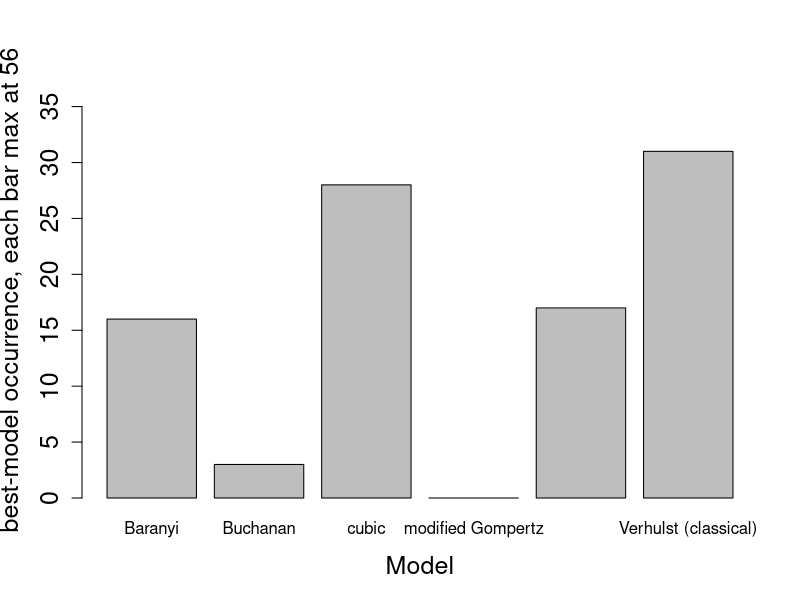

This chart was generated by the following R code:
#!/bin/env Rscript

# Author: ph-u
# Script: Log_2.R
# Desc: Is one or more model(s) stand out from the rest?
# Input: ```Rscript Log_2.R```
# Output: 1. useful numbers for report (.txt); 2. barplot (.pdf)
# Arguments: 0
# Date: Nov 2019

## settings:
## a = raw data (data subset in slave scripts)
## a.~ = data.frames decending from raw data
## f.~ = functions
## v.~ = variables
## i~ = temporary variables

## library

cat("Statistical analysis on 'best' model collection\n")
## input
a<-read.table("../data/Log_t1_data.txt", stringsAsFactors = F, header = F)
a<-a[which(!is.na(a[,3])),1:2]
a[,3]<-substr(tolower(a[,1]),1,2)
for(i in 1:dim(a)[1]){if(a[i,3]=="mo"){a[i,3]<-"go"}};rm(i) ## synchronize model abbreviation
# a<-read.table("../data/Log_t1_para.txt", stringsAsFactors = F, header = T)
ref<-data.frame("num"=c("ve","go","ba","bu","qu","cu"),"nam"=c("Verhulst (classical)","modified Gompertz","Baranyi","Buchanan","quadratic","cubic"),stringsAsFactors = F)

a.md<-as.data.frame(table(a[,3]))
# a.md<-a[which(a[,2]=="Model"),-1] ## extract "best model" data
# a.md<-as.data.frame(table(a.md))[,-1] ## count "best model" occurrences for each model

ref[,3]<-0 ## pre-allocate for plotting
for(i in 1:dim(ref)[1]){ ## run through ref table
  if(isTRUE(any(a.md[,1]==ref[i,1]))){ ## fill the table if match token
    ref[i,3]<-a.md[which(ref[i,1]==a.md[,1]),2]
  }
};rm(i)
kt<-kruskal.test(ref[,3]~ref[,2]) ## non-sig result of difference

pdf("../results/barplot_BestModel.pdf", width = 10)
barplot(ref[,3]~ref[,2], ylab = paste0("best-model occurrence, each bar max at ",max(a[,2])), xlab = "Model", ylim=c(0,max(ref[,3])*1.2), cex.lab=1.5, cex.axis=1.5)  ## plot best model occurrence
#text(x=dim(ref)[1]/2,y=max(a.md[,2])*.8, labels = paste0("Kruskal-Wallis Test\nX^2 = ",kt$statistic,"\ndf = ",kt$parameter,"\np-val = ",round(kt$p.value,2)))
dev.off()

AnB<-length(unique(a[which(a[,3]=="ve"),2]))+length(unique(a[which(a[,3]=="cu"),2]))-length(unique(a[which(a[,3]=="ve"|a[,3]=="cu"),2])) ## P(AnB) =  P(A) + P(B) - P(AUB)
CnD<-length(unique(a[which(a[,3]=="ba"),2]))+length(unique(a[which(a[,3]=="qu"),2]))-length(unique(a[which(a[,3]=="ba"|a[,3]=="qu"),2])) ## same as above

## write table for report
write.table(c(kt$method, ## kruskal.test name
              kt$statistic, ## X^2 from kruskal.test
              kt$parameter, ## df from kruskal.test
              round(kt$p.value,2), ## p-val from kruskal.test
              sum(duplicated(a[,2])), ## number of datasets with >1 "best-fit"
              max(a[,2]), ## total number of datasets
              ref[which(ref[,1]=="ve"),3], ## number of datasets called ve "best"
              ref[which(ref[,1]=="cu"),3], ## number of datasets called cu "best"
              AnB,
              ref[which(ref[,1]=="ba"),3], ## number of datasets called ba "best"
              ref[which(ref[,1]=="qu"),3], ## number of datasets called qu "best"
              CnD,
              ref[which(ref[,1]=="go"),3]
              ),file = "../data/ttt_stat.txt", quote = F, col.names = F, row.names = F)
